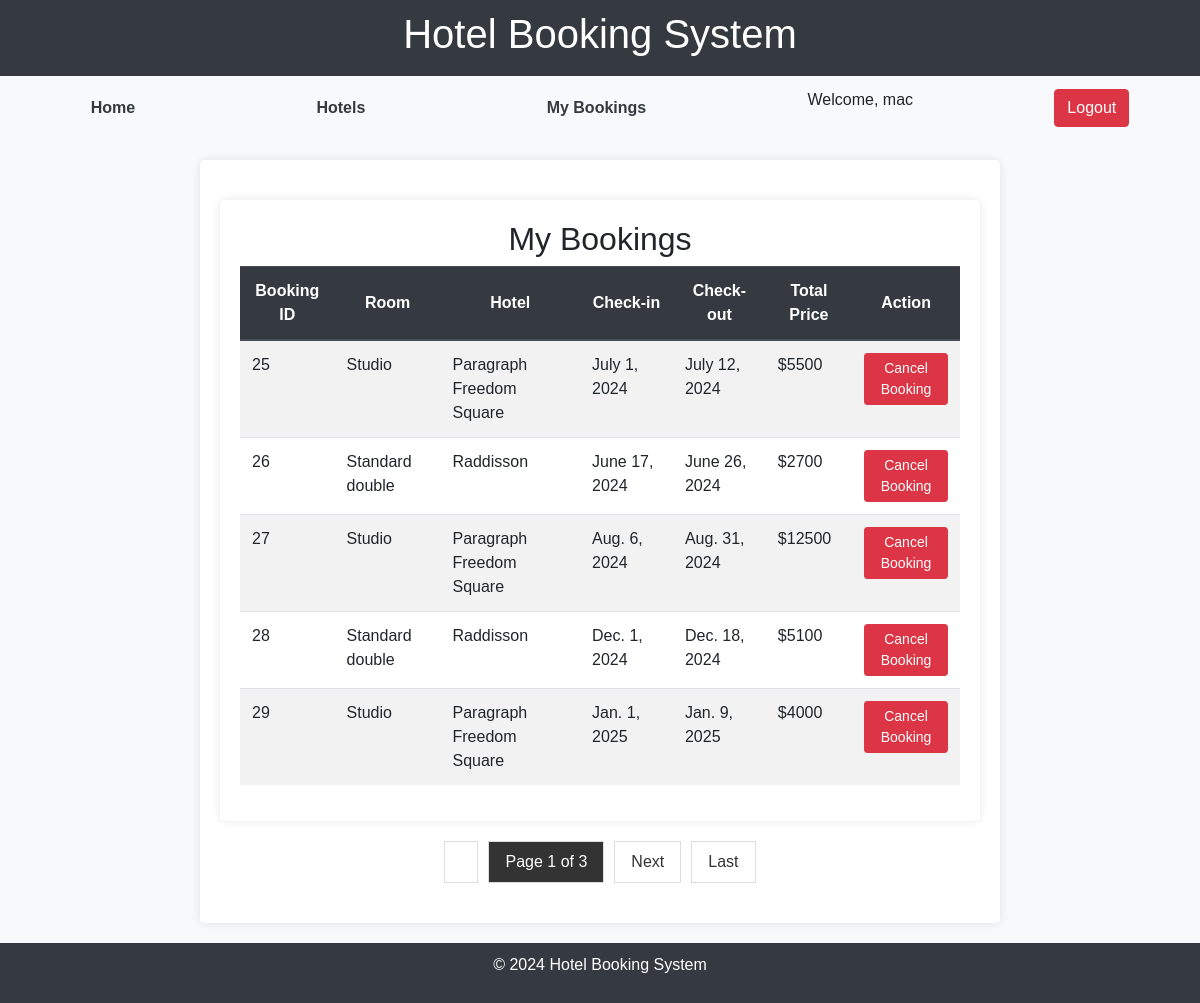
The page /bookings/ (signed in) on the database its author committed.
### rooms/models.py (models this page shows, shortened)
class Booking(models.Model):
    user = models.ForeignKey(settings.AUTH_USER_MODEL, on_delete=models.CASCADE)
    room = models.ForeignKey(Room, on_delete=models.CASCADE)
    check_in = models.DateField()
    check_out = models.DateField()
    total_price = models.PositiveBigIntegerField(null=False, default=0)

class Room(models.Model):
    room_category = (
        ('Single' , 'Single room'),
        ('Standard double','Standard double room'),
        ('Deluxe double','Deluxe double room'),
        ('Studio','Studio room or apartment'),
        ('Suite','Junior suite'),
        ('Presidential suite','Presidential suite')
    )
    number = models.IntegerField()
    category = models.CharField(max_length=24, choices=room_category)
    beds = models.IntegerField()
    price = models.PositiveIntegerField()
    capacity = models.IntegerField()
    hotel = models.ForeignKey(Hotel, on_delete=models.CASCADE)

class Hotel(models.Model):
    city = models.CharField(default=None, max_length=64)
    name = models.CharField(default=None, max_length=64)
    address = models.CharField(default=None, max_length=64)
    overview = models.CharField(default=None, max_length=64)
    rating = models.IntegerField(validators=[MinValueValidator(0), MaxValueValidator(10)])

### rooms/views.py (the view)
# urls.py: path('bookings/', views.Bookinglist.as_view(), name = 'bookinglist'),
class Bookinglist(LoginRequiredMixin, ListView):
    model = Booking
    template_name = 'rooms/booking_list.html'
    context_object_name = 'booking_list'
    paginate_by = 5
    def get_queryset(self):
        queryset = super().get_queryset()
        queryset = queryset.filter(user=self.request.user)
        return queryset

### rooms/templates/rooms/booking_list.html (shortened to what this page needs)
{% extends 'base.html' %}
{% block content %}
    <div class="container">
        <h2 class="text-center">My Bookings</h2>
        <div class="row">
            <div class="col">
                <table class="table table-striped">
                    <thead class="thead-dark text-center">
                        <tr>
                            <th class="align-middle">Booking ID</th>
                            <th class="align-middle">Room</th>
                            <th class="align-middle">Hotel</th>
                            <th class="align-middle">Check-in</th>
                            <th class="align-middle">Check-out</th>
                            <th class="align-middle">Total Price</th>
                            <th class="align-middle">Action</th>
                        </tr>
                    </thead>
                    <tbody>
                        {% for booking in booking_list %}
                            <tr>
                                <td>{{ booking.id }}</td>
                                <td>{{ booking.room.category }}</td>
                                <td>{{ booking.room.hotel.name }}</td>
                                <td>{{ booking.check_in }}</td>
                                <td>{{ booking.check_out }}</td>
                                <td> ${{ booking.total_price }}</td>
                                <td><a href="{% url 'booking_delete' booking.pk %}" class="btn btn-danger btn-sm">Cancel Booking</a></td>
                            </tr>
                        {% empty %}
                            <tr>
                                <td colspan="7" class="text-center">No bookings found.</td>
                            </tr>
                        {% endfor %}
                    </tbody>
                </table>
            </div>
        </div>
    </div>
    <div class="pagination">
        <span class="step-links">
        </span>
        <span class="current">
            Page {{ page_obj.number}} of {{ page_obj.paginator.num_pages }}
        </span>
        {% if page_obj.has_next %}
            <a href="?page={{ page_obj.next_page_number }}"> Next</a>
            <a href="?page={{ page_obj.paginator.num_pages }}"> Last </a>
        {% endif %}
    </div>
{% endblock %}

### rooms/templates/base.html (shortened to what this page needs)
<!DOCTYPE html>
<html lang="en">
<head>
    <link rel="stylesheet" href="https://stackpath.bootstrapcdn.com/bootstrap/4.5.2/css/bootstrap.min.css">
</head>
<body>
    <header>
        <h1>Hotel Booking System</h1>
    </header>
    <nav>
        <a href="{% url 'home' %}">Home</a>
        <a href="{% url 'hotellist' %}">Hotels</a>
        <a href="{% url 'bookinglist' %}">My Bookings</a>
        {% if request.user.is_authenticated %}
            <p> Welcome, {{ request.user }}</p>
            <a href="{% url 'logout' %}" class="btn btn-danger">Logout</a>
        {% else %}
            <a href="{% url 'login' %}" class="btn btn-primary">Login</a>
        {% endif %}
    </nav>
    <div class="container">
        {% block content %}
        {% endblock %}
    </div>
    <footer>
        <p>&copy; 2024 Hotel Booking System</p>
    </footer>
</body>
</html>

### rooms/templates/base.html (style rules this page uses)
body { font-family: Arial, sans-serif; background-color: #f8f9fa; margin: 0; padding: 0; }
header { background-color: #343a40; color: white; padding: 10px 0; text-align: center; }
nav { display: flex; justify-content: space-around; align-items: center; margin-bottom: 10px; }
nav a { color: #343a40; text-decoration: none; font-weight: bold; padding: 20px; transition: all 0.3s ease; }
.container { max-width: 800px; margin: 20px auto; background-color: white; padding: 20px; border-radius: 5px; box-shadow: 0 0 10px rgba(0,0,0,0.1); }
footer { background-color: #343a40; color: white; text-align: center; padding: 10px 0; bottom: 0; width: 100%; margin-top: auto; }
.pagination { margin: 20px 0; display: flex; justify-content: center; }
.pagination a, .pagination span { margin: 0 5px; padding: 8px 16px; border: 1px solid #ddd; text-decoration: none; color: #333; }
.pagination .current { background-color: #333; color: #fff; }

### rows shown on the page
Booking: id "25", room.category "Studio", room.hotel.name "Paragraph Freedom Square", check_in "July 1, 2024", check_out "July 12, 2024", total_price "5500"
Booking: id "26", room.category "Standard double", room.hotel.name "Raddisson", check_in "June 17, 2024", check_out "June 26, 2024", total_price "2700"
Booking: id "27", room.category "Studio", room.hotel.name "Paragraph Freedom Square", check_in "Aug. 6, 2024", check_out "Aug. 31, 2024", total_price "12500"
Booking: id "28", room.category "Standard double", room.hotel.name "Raddisson", check_in "Dec. 1, 2024", check_out "Dec. 18, 2024", total_price "5100"
Booking: id "29", room.category "Studio", room.hotel.name "Paragraph Freedom Square", check_in "Jan. 1, 2025", check_out "Jan. 9, 2025", total_price "4000"

### other values the page prints
{{ request.user }} "mac"
{{ page_obj.number }} "1"
{{ page_obj.paginator.num_pages }} "3"
